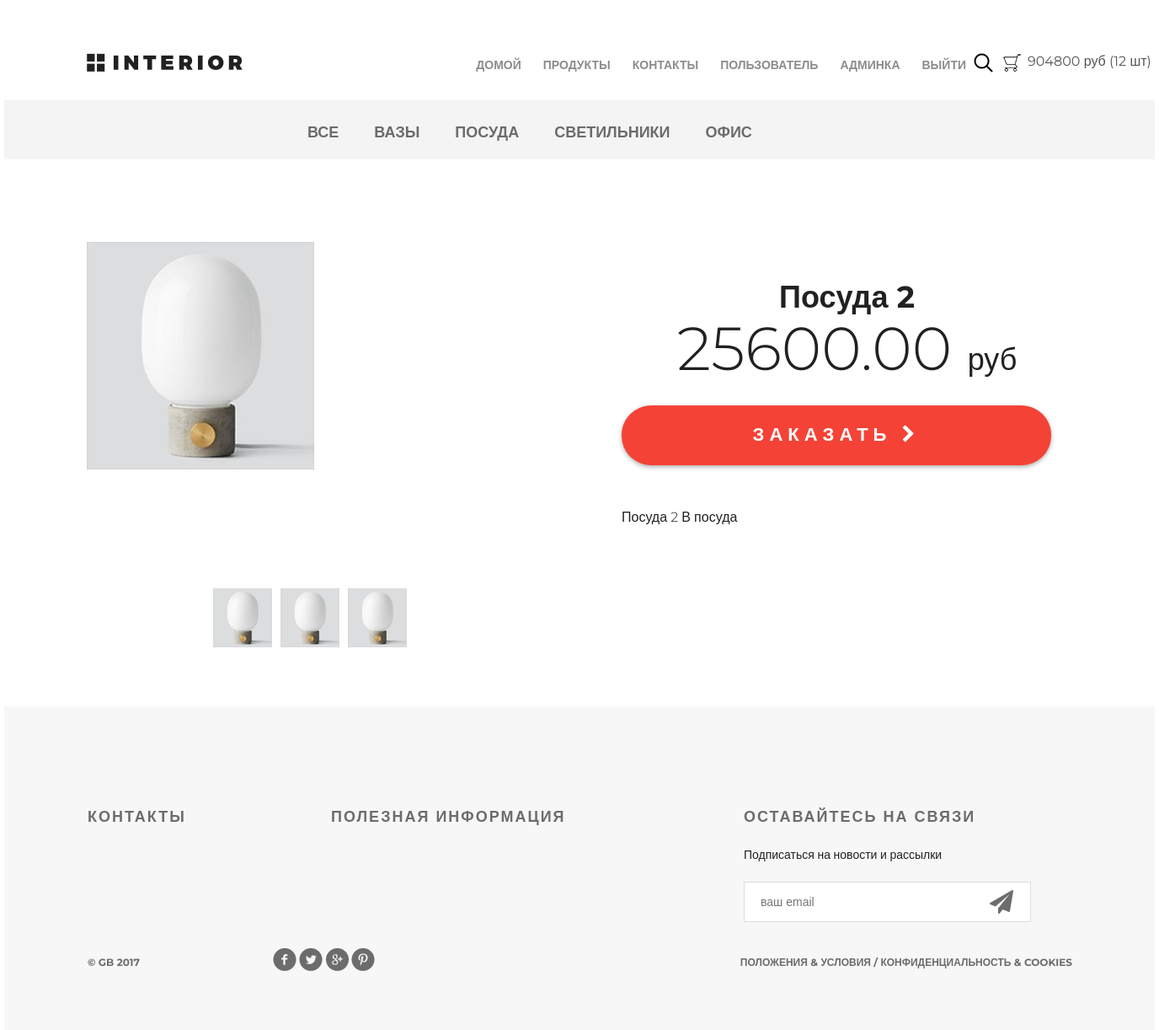
Before: /product/7/ (signed in) with the older database file.
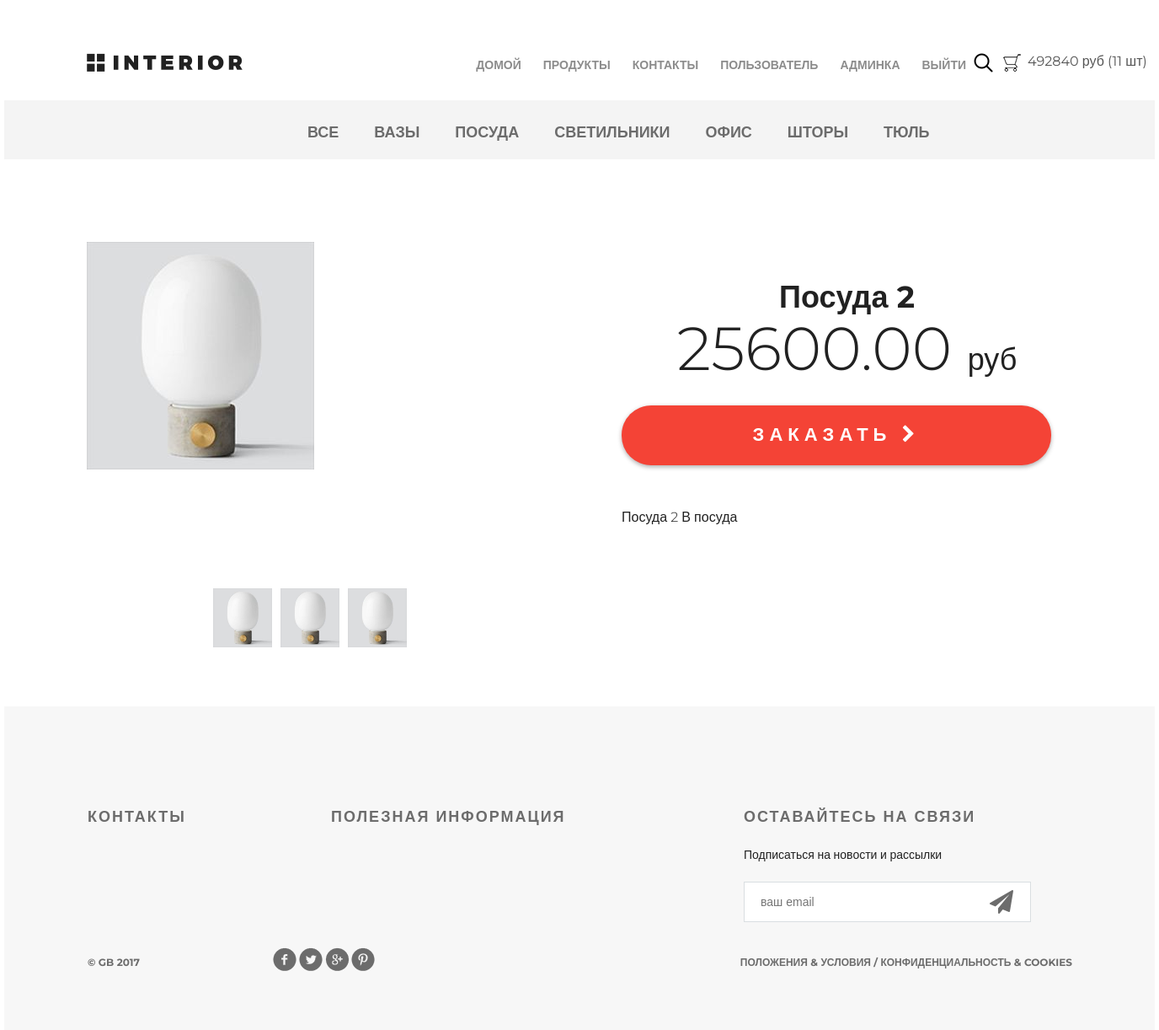
After: the same page with the newer database file.
### authapp/models.py (models this page shows)
class ShopUser(AbstractUser):
    age = models.PositiveIntegerField('возраст', null=True)
    avatar = models.ImageField(upload_to='avatars', blank=True)
    def basket_price(self):
        return sum(el.product_cost for el in self.basket.all())
    def basket_qty(self):
        return sum(el.qty for el in self.basket.all())

### basketapp/models.py (models this page shows)
class BasketItem(models.Model):
    user = models.ForeignKey(get_user_model(),
                             on_delete=models.CASCADE,
                             related_name='basket')
    product = models.ForeignKey(Product, on_delete=models.CASCADE)
    qty = models.PositiveIntegerField('количество', default=0)
    add_dt = models.DateTimeField('время', auto_now_add=True)
    update_dt = models.DateTimeField('время обновление', auto_now=True)
    @property
    def product_cost(self):
        return self.product.price * self.qty

### mainapp/models.py (models this page shows, shortened)
class Product(models.Model):
    category = models.ForeignKey(ProductCategory, on_delete=models.CASCADE)
    name = models.CharField('название', max_length=64)
    description = models.TextField('описание', blank=True)
    short_desc = models.CharField('краткое описание', max_length=200, blank=True)
    image = models.ImageField(upload_to='product-img', blank=True)
    price = models.DecimalField(max_digits=8, decimal_places=2, default=0)
    quantity = models.PositiveIntegerField('количество на складе', default=0)
    is_active = models.BooleanField('активность', default=True)
    class Meta:
        verbose_name = 'продукт'
        verbose_name_plural = 'продукты'

class ProductCategory(models.Model):
    name = models.CharField('название', max_length=64)
    description = models.TextField('описание', blank=True)
    is_active = models.BooleanField('активность', default=True)
    class Meta:
        verbose_name = 'категория'
        verbose_name_plural = 'категории'

### mainapp/views.py (the view)
# urls.py: path('product/<int:pk>/', mainapp.product_page, name='product_page'),
def product_page(request, pk):
    product = get_object_or_404(Product, pk=pk)
    contex = {'page_title': 'страница товара',
              'product': product,
              'categories': get_menu(), }
    return render(request, 'mainapp/product_page.html', contex)

### mainapp/views.py (called while the page is built)
def get_menu():
    return ProductCategory.objects.all()

### mainapp/templates/mainapp/product_page.html (shortened to what this page needs)
{% extends 'mainapp/base.html' %}
{% load static %}
{% block centerblock %}
    <div class="hero-white">
        {% include 'mainapp/includes/inc_menu.html' %}
    </div>
    <div class="details">
        {% include 'mainapp/includes/menu_catalog.html' %}
        <div class="details-products">
            <div class="details-slider">
                <div class="slider-product">
                    <img src="/media/{{ product.image }}">
                </div>
                <div class="slider-control">
                    <div class="block">
                        <a href="{% url 'basket:add_to' product.pk %}"><img src="/media/{{ product.image }}"
                                                                            alt="slider">
                        </a>
                    </div>
                    <div class="block">
                        <a href="{% url 'basket:add_to' product.pk %}"><img src="/media/{{ product.image }}"
                                                                            alt="slider">
                        </a>
                    </div>
                    <div class="block">
                        <a href="{% url 'basket:add_to' product.pk %}"><img src="/media/{{ product.image }}"
                                                                            alt="slider">
                        </a>
                    </div>
                </div>
            </div>
            <div class="description">
                <h3 class="big-bold">{{ product.name }}</h3>
                <br>
                <p class="price"> {{ product.price }} <span>руб</span></p>
                <a href="{% url 'basket:add_to' product.pk %}" class="red-button">
                    заказать <i class="fa fa-chevron-right" aria-hidden="true"></i>
                </a>
                <div class="description-text">
                    <p>{{ product.short_desc }}</p>
                </div>
            </div>
        </div>
    </div>
{% endblock %}

### mainapp/templates/mainapp/includes/inc_menu.html
<div class="header clearfix">
    <a href="{% url 'basic:index' %} }}" class="logo"></a>
    <ul class="menu">
        <li>
            <a href="{% url 'basic:index' %}"
               class='{% if request.resolver_match.url_name == 'index' %}active{% endif %}'>
                домой
            </a>
        </li>
        <li>
            <a href="{% url 'basic:products' %}"
               class='{% if request.resolver_match.url_name == 'products' or request.resolver_match.url_name == 'category' %}active{% endif %}'>
                продукты</a>
        </li>
        <li>
            <a href="{% url 'basic:contact' %}"
               class='{% if request.resolver_match.url_name == 'contact' %}active{% endif %}'>
                контакты
            </a>
        </li>
        <li>
            {% if user.is_authenticated %}
                <a href="{% url 'auth:edit' %}">
                    {{ user.first_name|capfirst|default:'пользователь' }}
                </a>
            {% endif %}
        </li>
        {% if user.is_superuser %}
            <li>
                <a href="{% url 'new_admin:index' %}">
                    Админка
                </a>
            </li>
        {% endif %}
        <li>
            {% if user.is_authenticated %}
                <a href="{% url 'auth:logout' %}">
                    выйти
                </a>
            {% else %}
                <a href="{% url 'auth:login' %}">
                    войти
                </a>
            {% endif %}
        </li>
    </ul>
    <a href="#" class="search"></a>
    <a href="{% url 'basket:index' %}" class="basket">
        {% if user.is_authenticated %}
            <span>{{ user.basket_price|floatformat:0 }} руб ({{ user.basket_qty }} шт)</span>
        {% endif %}
    </a>
</div>

### mainapp/templates/mainapp/includes/menu_catalog.html
<div class="links clearfix">
    <ul class="links-menu">
        <li>
            <a href="{% url 'basic:category' 0 %}"
            class='{% if request.resolver_match.url_name == 'category' and request.resolver_match.kwargs.pk == 0 %}active{% endif %}'>
                все
            </a>
        </li>
        {% for category in categories %}
            <li>
                <a href="{% url 'basic:category' category.pk %}"
                class='{% if request.resolver_match.url_name == 'category' and request.resolver_match.kwargs.pk == category.pk %}active{% endif %}'>
                    {{ category.name }}
                </a>
            </li>
        {% endfor %}
    </ul>
</div>

Changed rows visible on the page:
changed ShopUser "ПОЛЬЗОВАТЕЛЬ": basket_price "904800" → "492840"; basket_qty "12" → "11"
added ProductCategory: name "ШТОРЫ"
added ProductCategory: name "ТЮЛЬ"
